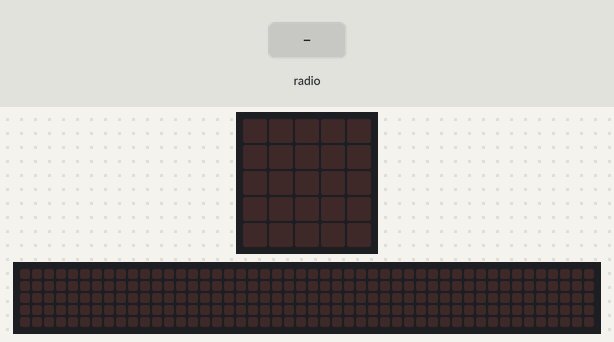
The program below on a simulated BBC micro:bit running MicroPython. Parts: the board's 5×5 LED display, a strip that is not on the board, showing the scrolling text unrolled. The test bench sets the inputs (shaded band). The 48×5 strip is a reading aid, not a part: it shows the text the display is scrolling, unrolled, one strip-width of it at a time.

Above: at 1.2 s.
1.3 s: radio message "1" arrives
At 1.37 s:
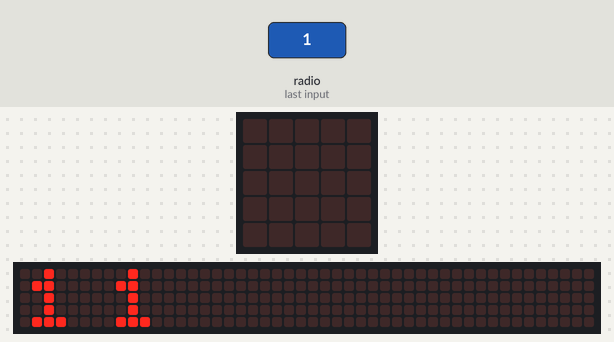
At 1.82 s:
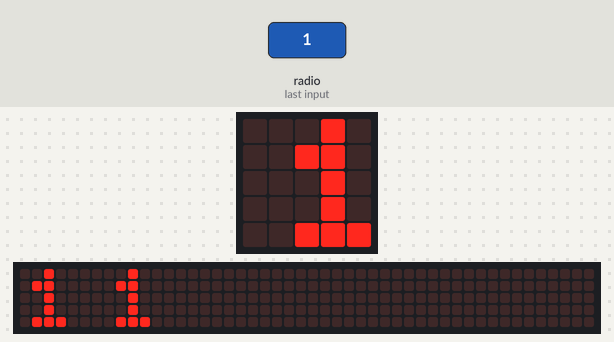
Timing chart, 0 to 4.3 s (numbered marks = the images above; inputs shaded):
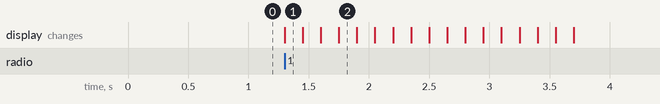

Measured:
- after the input at 1.3 s, the display: changes at once (image 1)

The program:

answer.py
```python
# One possible solution: counts the gold of every player. Everyone picks their own rules.
from microbit import *
import radio

radio.config(group=7)
radio.on()
score = {}
players = ["matej", "jakub"]
for player in players:
    score[player] = 0

while True:
    # Example message: "matej" (player matej dug one gold).
    player = radio.receive()
    if player:
        score[player] = score.get(player, 0) + 1
        # wait=False: no messages are missed while the text scrolls.
        display.scroll(player[0].upper() + " " + str(score[player]), wait=False)
```
